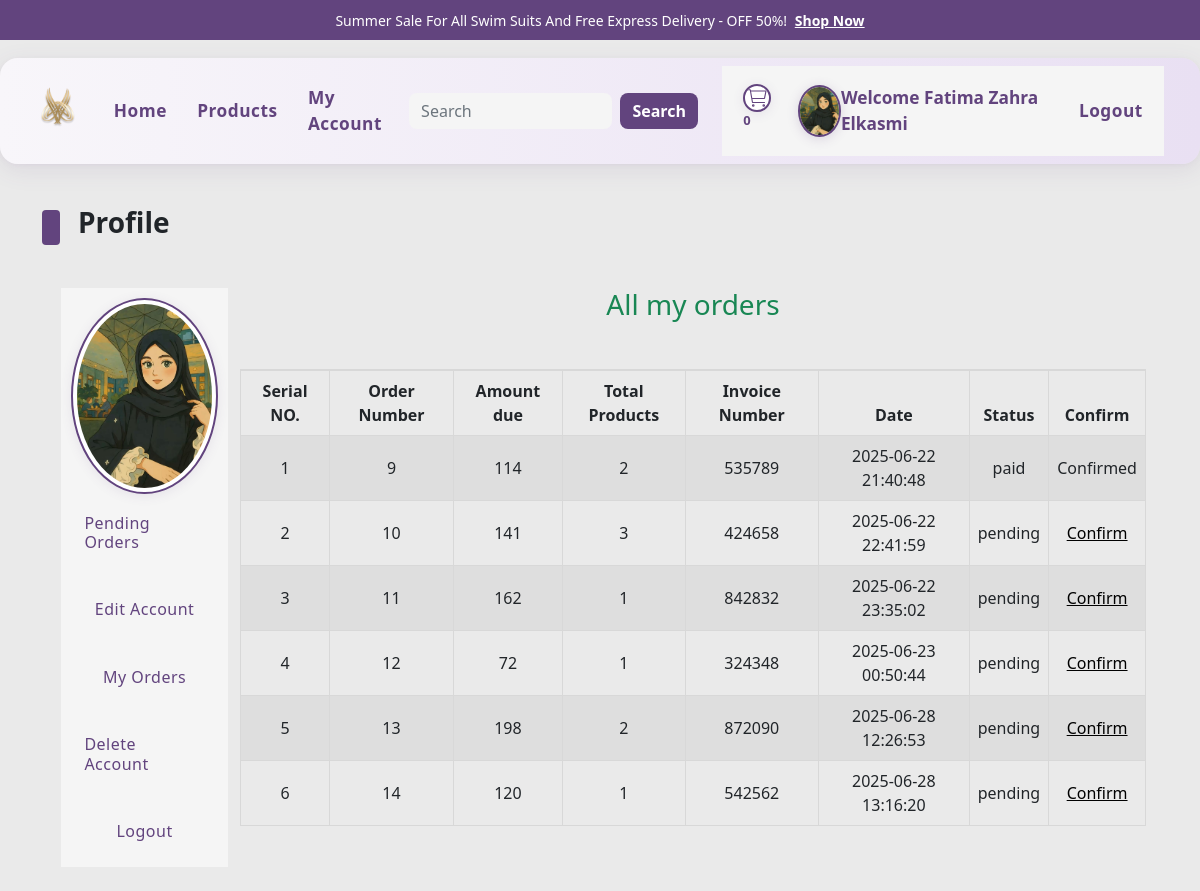
The page /users_area/profile.php?my_orders (signed in) on the database its author committed.
### tables this page shows
CREATE TABLE `user_table` (
  `user_id` int(11) NOT NULL,
  `username` varchar(100) NOT NULL,
  `user_email` varchar(100) NOT NULL,
  `user_password` varchar(255) NOT NULL,
  `user_image` varchar(255) NOT NULL,
  `user_ip` varchar(100) NOT NULL,
  `user_address` varchar(255) NOT NULL,
  `user_mobile` varchar(20) NOT NULL,
  `role` enum('admin','user') NOT NULL DEFAULT 'user'
);

CREATE TABLE `user_orders` (
  `order_id` int(11) NOT NULL,
  `user_id` int(11) NOT NULL,
  `amount_due` int(255) NOT NULL,
  `invoice_number` int(255) NOT NULL,
  `total_products` int(255) NOT NULL,
  `order_date` timestamp NOT NULL DEFAULT current_timestamp() ON UPDATE current_timestamp(),
  `order_status` varchar(255) NOT NULL
);

### users_area/user_orders.php (the view, shortened to what this page needs)
<!DOCTYPE html>
<html lang="en">
<head>
</head>
<body>
    <?php
        $username = $_SESSION['username'];
        $get_user_query = "SELECT * FROM `user_table` WHERE username='$username'";
        $get_user_result = mysqli_query($con,$get_user_query);
        $row_user_data = mysqli_fetch_array($get_user_result);
        $user_id = $row_user_data['user_id'];
    ?>
    <div class="container">
        <h3 class="text-center text-success mb-5">
            All my orders
        </h3>
        <table class="table table-bordered table-hover table-striped table-group-divider text-center">
            <thead>
                <tr>
                    <th>Serial NO.</th>
                    <th>Order Number</th>
                    <th>Amount due</th>
                    <th>Total Products</th>
                    <th>Invoice Number</th>
                    <th>Date</th>
                    <th>Status</th>
                    <th>Confirm</th>
                </tr>
            </thead>
            <tbody>
                <?php
                    $get_order_details_query = "SELECT * FROM `user_orders` WHERE user_id='$user_id'";
                    $get_order_details_result = mysqli_query($con,$get_order_details_query);
                    $serial_number = 1;
                    while($row_fetch_order_details = mysqli_fetch_array($get_order_details_result)){
                        $order_id = $row_fetch_order_details['order_id'];
                        $amount_due = $row_fetch_order_details['amount_due'];
                        $invoice_number = $row_fetch_order_details['invoice_number'];
                        $total_products = $row_fetch_order_details['total_products'];
                        $order_date = $row_fetch_order_details['order_date'];
                        $order_status = $row_fetch_order_details['order_status'];
                        echo $order_status == 'pending'? "
                        <tr>
                        <td>$serial_number</td>
                        <td>$order_id</td>
                        <td>$amount_due</td>
                        <td>$total_products</td>
                        <td>$invoice_number</td>
                        <td>$order_date</td>
                        <td>$order_status</td>
                        <td>
                            <a href='confirm_payment.php?order_id=$order_id' class='text-decoration-underline'>Confirm</a>
                        </td>
                    </tr>
                        ":"
                        <tr>
                        <td>$serial_number</td>
                        <td>$order_id</td>
                        <td>$amount_due</td>
                        <td>$total_products</td>
                        <td>$invoice_number</td>
                        <td>$order_date</td>
                        <td>$order_status</td>
                        <td>
                            Confirmed
                        </td>
                    </tr>
                        " ;
                        $serial_number++;
                    }
                ?>
            </tbody>
        </table>
    </div>
</body>
</html>

### users_area/profile.php (shortened to what this page needs)
<?php
include("../functions/common_function.php");
?>
<!DOCTYPE html>
<html lang="en">
<head>
    <link rel="stylesheet" href="../assets/css/bootstrap.css" />
    <link rel="stylesheet" href="../assets/css/main.css" />
</head>
<body>
    <div class="upper-nav primary-bg p-2 px-3 text-center text-break">
        <span>Summer Sale For All Swim Suits And Free Express Delivery - OFF 50%! <a href="../products.php" class="text-white text-decoration-underline fw-bold ms-1">Shop Now</a></span>
    </div>
<nav class="navbar navbar-expand-lg navbar-custom" data-aos="fade-in" data-aos-delay="200" data-aos-duration="1000">
  <div class="container-fluid d-flex justify-content-between align-items-center">
    <div class="d-flex align-items-center">
      <a class="navbar-brand d-flex align-items-center gap-2 me-3" href="../index.php">
        <img src="../assets/images/Logo.png" alt="Diva's Bloom Logo">
      </a>
      <ul class="navbar-nav d-flex flex-row gap-2 align-items-center mb-0">
        <?php $current_page = basename($_SERVER['PHP_SELF']); ?>
        <li class="nav-item">
          <a class="nav-link <?php if($current_page == 'index.php') echo 'active'; ?>" href="../index.php">Home</a>
        </li>
        <li class="nav-item">
          <a class="nav-link <?php if($current_page == 'products.php') echo 'active'; ?>" href="../products.php">Products</a>
        </li>
        <?php
          if(isset($_SESSION['username'])){
              echo "<li class='nav-item'><a class='nav-link' href='./profile.php'>My Account</a></li>";
          } else {
              echo "<li class='nav-item'><a class='nav-link' href='./user_registration.php'>Register</a></li>";
          }
        ?>
      </ul>
    </div>
    <div class="d-flex align-items-center">
      <form class="d-flex ms-lg-3 my-2 my-lg-0" method="GET" action="../search_product.php">
        <input class="form-control me-2" type="search" placeholder="Search" name="search_data" aria-label="Search">
        <button class="btn btn-outline-primary" type="submit" name="search_data_btn">Search</button>
      </form>
      <ul class="navbar-nav navbar-profile mb-2 mb-lg-0 ms-lg-4">
        <li class="nav-item">
          <a class="nav-link" href="../cart.php">
            <sup style="color:#62447E;font-weight:700;"><?php cart_item(); ?></sup>
          </a>
        </li>
        <li class="nav-item">
          <?php
            if (isset($_SESSION['username'])) {
              $username = $_SESSION['username'];
              $select_user_img = "SELECT user_image FROM user_table WHERE username='" . mysqli_real_escape_string($con, $username) . "'";
              $select_user_img_result = mysqli_query($con, $select_user_img);
              $userImg = '';
              if ($select_user_img_result && mysqli_num_rows($select_user_img_result) > 0) {
                $row_user_img = mysqli_fetch_assoc($select_user_img_result);
                $userImg = $row_user_img['user_image'];
              }
              if ($userImg && file_exists(__DIR__ . '/../users_area/user_images/' . $userImg)) {
                echo '<img src="../users_area/user_images/' . htmlspecialchars($userImg) . '" alt="' . htmlspecialchars($username) . ' photo" style="width:52px;height:52px;object-fit:cover;border-radius:50%;border:2.5px solid #62447E;box-shadow:0 2px 12px rgba(98,68,126,0.18);">';
              }
              echo '<span class="fw-semibold">Welcome ' . htmlspecialchars($username) . '</span>';
            }
          ?>
        </li>
        <li class="nav-item">
          <?php
            if(!isset($_SESSION['username'])){
              echo "<a class='nav-link' href='./user_login.php'>Login</a>";
            } else {
              echo "<a class='nav-link' href='./logout.php'>Logout</a>";
            }
          ?>
        </li>
      </ul>
    </div>
  </div>
</nav>
    <div class="all-prod">
        <div class="container">
            <div class="sub-container pt-4 pb-4">
                <div class="categ-header">
                    <div class="sub-title">
                        <span class="shape"></span>
                        <span class="title h3 text-dark">Profile</span>
                    </div>
                </div>
                <div class="row mx-0">
                    <div class="col-md-2 side-nav p-0">
                        <ul class="navbar-nav me-auto navbar-profile">
                            <?php
                                $username = $_SESSION['username'];
                                $select_user_img = "SELECT * FROM `user_table` WHERE username='$username'";
                                $select_user_img_result = mysqli_query($con,$select_user_img);
                                $row_user_img = mysqli_fetch_array($select_user_img_result);
                                $userImg = $row_user_img['user_image'];
                                echo "                            <li class='nav-item d-flex align-items-center gap-2'>
                                <img src='./user_images/$userImg' alt='$username photo' class='img-profile img-thumbnail'/>
                            </li>";
                            ?>
                            <li class="nav-item d-flex align-items-center gap-2">
                                <a href="profile.php?pending_orders" class="nav-link fw-bold">
                                    <h6>Pending Orders</h6>
                                </a>
                            </li>
                            <li class="nav-item d-flex align-items-center gap-2">
                                <a href="profile.php?edit_account" class="nav-link fw-bold">
                                    <h6>Edit Account</h6>
                                </a>
                            </li>
                            <li class="nav-item d-flex align-items-center gap-2">
                                <a href="profile.php?my_orders" class="nav-link fw-bold">
                                    <h6>My Orders</h6>
                                </a>
                            </li>
                            <li class="nav-item d-flex align-items-center gap-2">
                                <a href="profile.php?delete_account" class="nav-link fw-bold">
                                    <h6>Delete Account</h6>
                                </a>
                            </li>
                            <li class="nav-item d-flex align-items-center gap-2">
                                <a href="./logout.php" class="nav-link fw-bold">
                                    <h6>Logout</h6>
                                </a>
                            </li>
                        </ul>
                    </div>
                    <div class="col-md-10">
                        <div class="row">
                            <?php
                                if(isset($_GET['edit_account'])){
                                    include('./edit_account.php');
                                } elseif(isset($_GET['my_orders'])){
                                    include('./user_orders.php');
                                } elseif(isset($_GET['delete_account'])){
                                    include('./delete_account.php');
                                } else {
                                    get_user_order_details();
                                }
                            ?>
                        </div>
                    </div>
                </div>
            </div>
        </div>
    </div>
</body>
</html>

### assets/css/main.css (style rules this page uses)
* { -webkit-box-sizing: border-box; -moz-box-sizing: border-box; box-sizing: border-box; margin: 0; padding: 0; }
html { scroll-behavior: smooth; }
body { background-color:rgb(234, 234, 234); }
a { text-decoration: none; color: #000000; cursor: pointer; }
button, input[type="submit"] { cursor: pointer; }
ul { list-style: none; }
.primary-bg { background-color: #62447E; }
.text-dark { --bs-text-opacity: 1; color: rgba(var(--bs-darkk-rgb), var(--bs-text-opacity)) !important; }
.container .categ-header { display: flex; flex-direction: column; gap: 20px; margin-bottom: 40px; }
.container .categ-header .sub-title { display: flex; flex-direction: row; gap: 18px; align-items: center; }
.container .categ-header .sub-title span:nth-of-type(1) { width: 18px; height: 35px; background-color: #62447E; border-radius: 4px; -webkit-border-radius: 4px; -moz-border-radius: 4px; -ms-border-radius: 4px; -o-border-radius: 4px; }
.shape { display: inline-block; width: 18px; height: 35px; background-color: #62447E; border-radius: 4px; -webkit-border-radius: 4px; -moz-border-radius: 4px; -ms-border-radius: 4px; -o-border-radius: 4px; }
.container .categ-header .sub-title span:nth-of-type(2) { color: #62447E; font-weight: bold; }
.upper-nav span { color: #ffffff; font-size: 14px; }
.upper-nav span a { text-decoration: underline !important; }
.navbar .d-flex .form-control { background-color: #F5F5F5; border: none; }
.navbar .d-flex .btn-outline-primary { background-color: #62447E; color: #ffffff; border: none; }
.all-prod .container .sub-container .side-nav a { padding: 8px 10px; }
.navbar-profile { background-color: #F5F5F5; padding: 10px; gap: 15px; }
.img-profile { width:100%; }
li.table-group-divider , .table-group-divider { border-color: #d8d8d8; }
td { vertical-align: middle; }
.navbar-brand { color: #62447E; }

### users_area/profile.php (style rules this page uses)
.navbar-custom { background: linear-gradient(90deg, #f8f6fa 0%, #e9e0f3 100%); border-radius: 18px; box-shadow: 0 6px 24px rgba(98,68,126,0.10), 0 1.5px 4px rgba(185,156,200,0.10); animation: navbarFadeIn 1.1s cubic-bezier(.4,0,.2,1); margin-top: 18px; margin-bottom: 18px; padding: 0.5rem 1.5rem; }
.navbar-brand img { height: 60px; transition: transform 0.3s cubic-bezier(.4,0,.2,1); }
.navbar-nav .nav-link { color: #62447E !important; font-weight: 600; font-size: 1.08rem; letter-spacing: 0.5px; border-radius: 8px; transition: background 0.2s, color 0.2s, box-shadow 0.2s; padding: 0.5rem 1.1rem; margin: 0 0.2rem; }
.navbar-nav .nav-item { display: flex; align-items: center; }
.navbar-nav .nav-link svg { margin-right: 0.3rem; vertical-align: middle; }
.navbar-profile { display: flex; align-items: center; gap: 0.7rem; margin-left: 1.2rem; }
.navbar-profile img, .navbar-profile svg { box-shadow: 0 2px 12px rgba(98,68,126,0.10); border-radius: 50%; border: 2.5px solid #62447E; background: #fff; }
.navbar-profile span { font-weight: 700; color: #62447E; font-size: 1.08rem; }
.navbar .form-control { border-radius: 8px; border: 1.5px solid #B99CC8; transition: border 0.2s; }
.navbar .btn-outline-primary { border-radius: 8px; border: 1.5px solid #62447E; color: #62447E; font-weight: 600; background: #f8f6fa; transition: background 0.2s, color 0.2s; }

### rows shown on the page
user_table: user_image (picture)
user_orders: order_id "9", amount_due "114", total_products "2", invoice_number "535789", order_date "2025-06-22 21:40:48", order_status "paid"
user_orders: order_id "10", amount_due "141", total_products "3", invoice_number "424658", order_date "2025-06-22 22:41:59", order_status "pending"
user_orders: order_id "11", amount_due "162", total_products "1", invoice_number "842832", order_date "2025-06-22 23:35:02", order_status "pending"
user_orders: order_id "12", amount_due "72", total_products "1", invoice_number "324348", order_date "2025-06-23 00:50:44", order_status "pending"
user_orders: order_id "13", amount_due "198", total_products "2", invoice_number "872090", order_date "2025-06-28 12:26:53", order_status "pending"
user_orders: order_id "14", amount_due "120", total_products "1", invoice_number "542562", order_date "2025-06-28 13:16:20", order_status "pending"

### other values the page prints
$count_cart_items "0"
$username "Fatima Zahra Elkasmi"
